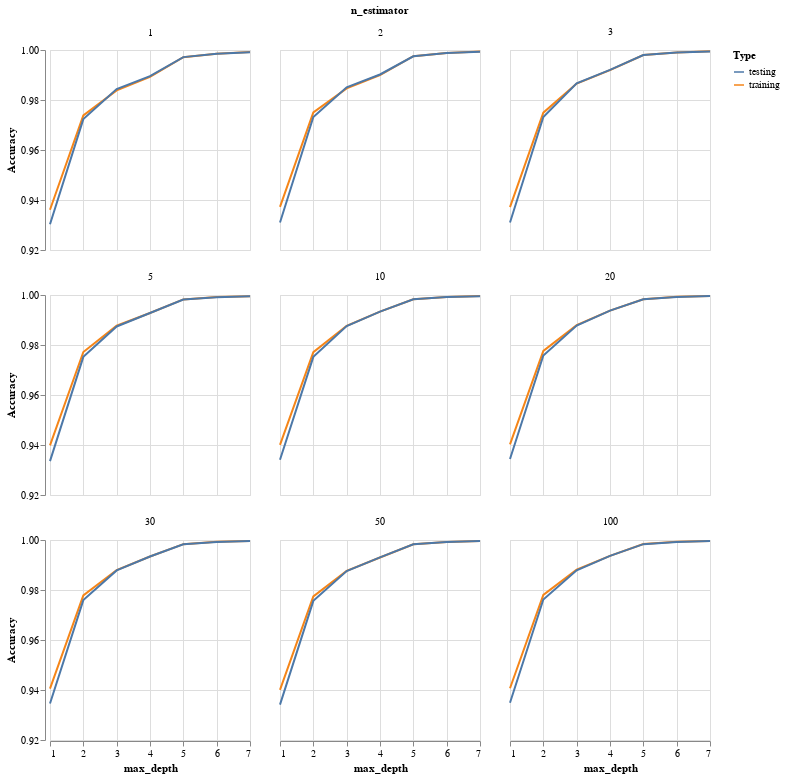

Source (notebook cell):
### Markdown cell above
## The second important hyperparameter in random forest is n_estimators. The n_estimator determines the number of trees to be evaluated. In the below figure, we notice that for a max_depth of 1 and 2, the n_estimator improves accuracy slightly. Howeever, we reach a plateau beyond a `max_depth` of 3. The number of trees has little influence on model accuracy. A higher max_depth pushes the model to better accuracy

### Code cell
n_est = [1,2,3,5,10,20,30,50,100]
max_depth = range(1,8)
X_train, X_test, y_train, y_test = test_train_compound(df, "tbbpa")
trees = []
train_acc = []
test_acc = []
depth = []
for j in max_depth:
    for i in n_est:
        trees.append(i)
        depth.append(j)
        rf = RandomForestRegressor(n_estimators = i, max_depth = j, random_state=0).fit(X_train, y_train)
        train_acc.append(rf.score(X_train, y_train))
        test_acc.append(rf.score(X_test, y_test))
        #print(j,i)
df_rf = pd.DataFrame({'training' : train_acc,
                      'testing' : test_acc,
                      'n_estimator' : trees,
                      'max_depth' : depth})
df_rf = df_rf.melt(id_vars = ['n_estimator', 'max_depth'], var_name = 'Type', value_name = 'Accuracy')
df_rf
alt.Chart(df_rf).mark_line().encode(
    alt.X('max_depth'),
    alt.Y('Accuracy', scale=alt.Scale(domain=[0.92, 1])),
    alt.Color('Type'),
    alt.Facet('n_estimator')
    ).properties(width = 200, height = 200, columns = 3)

### Figure 1 — Vega-Lite specification as saved in the notebook (floating-point values rounded to 4 significant figures)
{"$schema": "https://vega.github.io/schema/vega-lite/v3.4.0.json", "columns": 3, "config": {"mark": {"tooltip": null}, "view": {"height": 300, "width": 400}}, "data": {"name": "data-ac2714ae4ea1844ecb4135073e59360b"}, "datasets": {"data-ac2714ae4ea1844ecb4135073e59360b": [{"Accuracy": 0.9361, "Type": "training", "max_depth": 1, "n_estimator": 1}, {"Accuracy": 0.9373, "Type": "training", "max_depth": 1, "n_estimator": 2}, {"Accuracy": 0.9371, "Type": "training", "max_depth": 1, "n_estimator": 3}, {"Accuracy": 0.9399, "Type": "training", "max_depth": 1, "n_estimator": 5}, {"Accuracy": 0.94, "Type": "training", "max_depth": 1, "n_estimator": 10}, {"Accuracy": 0.9403, "Type": "training", "max_depth": 1, "n_estimator": 20}, {"Accuracy": 0.9405, "Type": "training", "max_depth": 1, "n_estimator": 30}, {"Accuracy": 0.94, "Type": "training", "max_depth": 1, "n_estimator": 50}, {"Accuracy": 0.9407, "Type": "training", "max_depth": 1, "n_estimator": 100}, {"Accuracy": 0.9738, "Type": "training", "max_depth": 2, "n_estimator": 1}, {"Accuracy": 0.9751, "Type": "training", "max_depth": 2, "n_estimator": 2}, {"Accuracy": 0.9749, "Type": "training", "max_depth": 2, "n_estimator": 3}, {"Accuracy": 0.9772, "Type": "training", "max_depth": 2, "n_estimator": 5}, {"Accuracy": 0.9772, "Type": "training", "max_depth": 2, "n_estimator": 10}, {"Accuracy": 0.9776, "Type": "training", "max_depth": 2, "n_estimator": 20}, {"Accuracy": 0.9778, "Type": "training", "max_depth": 2, "n_estimator": 30}, {"Accuracy": 0.9775, "Type": "training", "max_depth": 2, "n_estimator": 50}, {"Accuracy": 0.978, "Type": "training", "max_depth": 2, "n_estimator": 100}, {"Accuracy": 0.9838, "Type": "training", "max_depth": 3, "n_estimator": 1}, {"Accuracy": 0.9847, "Type": "training", "max_depth": 3, "n_estimator": 2}, {"Accuracy": 0.9866, "Type": "training", "max_depth": 3, "n_estimator": 3}, {"Accuracy": 0.9877, "Type": "training", "max_depth": 3, "n_estimator": 5}, {"Accuracy": 0.9877, "Type": "training", "max_depth": 3, "n_estimator": 10}, {"Accuracy": 0.9879, "Type": "training", "max_depth": 3, "n_estimator": 20}, {"Accuracy": 0.988, "Type": "training", "max_depth": 3, "n_estimator": 30}, {"Accuracy": 0.9876, "Type": "training", "max_depth": 3, "n_estimator": 50}, {"Accuracy": 0.9881, "Type": "training", "max_depth": 3, "n_estimator": 100}, {"Accuracy": 0.9893, "Type": "training", "max_depth": 4, "n_estimator": 1}, {"Accuracy": 0.99, "Type": "training", "max_depth": 4, "n_estimator": 2}, {"Accuracy": 0.9919, "Type": "training", "max_depth": 4, "n_estimator": 3}, {"Accuracy": 0.9928, "Type": "training", "max_depth": 4, "n_estimator": 5}, {"Accuracy": 0.9933, "Type": "training", "max_depth": 4, "n_estimator": 10}, {"Accuracy": 0.9937, "Type": "training", "max_depth": 4, "n_estimator": 20}, {"Accuracy": 0.9934, "Type": "training", "max_depth": 4, "n_estimator": 30}, {"Accuracy": 0.993, "Type": "training", "max_depth": 4, "n_estimator": 50}, {"Accuracy": 0.9937, "Type": "training", "max_depth": 4, "n_estimator": 100}, {"Accuracy": 0.9971, "Type": "training", "max_depth": 5, "n_estimator": 1}, {"Accuracy": 0.9975, "Type": "training", "max_depth": 5, "n_estimator": 2}, {"Accuracy": 0.998, "Type": "training", "max_depth": 5, "n_estimator": 3}, {"Accuracy": 0.9982, "Type": "training", "max_depth": 5, "n_estimator": 5}, {"Accuracy": 0.9983, "Type": "training", "max_depth": 5, "n_estimator": 10}, {"Accuracy": 0.9983, "Type": "training", "max_depth": 5, "n_estimator": 20}, {"Accuracy": 0.9983, "Type": "training", "max_depth": 5, "n_estimator": 30}, {"Accuracy": 0.9983, "Type": "training", "max_depth": 5, "n_estimator": 50}, {"Accuracy": 0.9984, "Type": "training", "max_depth": 5, "n_estimator": 100}, {"Accuracy": 0.9985, "Type": "training", "max_depth": 6, "n_estimator": 1}, {"Accuracy": 0.9988, "Type": "training", "max_depth": 6, "n_estimator": 2}, {"Accuracy": 0.999, "Type": "training", "max_depth": 6, "n_estimator": 3}, {"Accuracy": 0.9992, "Type": "training", "max_depth": 6, "n_estimator": 5}, {"Accuracy": 0.9992, "Type": "training", "max_depth": 6, "n_estimator": 10}, {"Accuracy": 0.9993, "Type": "training", "max_depth": 6, "n_estimator": 20}, {"Accuracy": 0.9993, "Type": "training", "max_depth": 6, "n_estimator": 30}, {"Accuracy": 0.9992, "Type": "training", "max_depth": 6, "n_estimator": 50}, {"Accuracy": 0.9993, "Type": "training", "max_depth": 6, "n_estimator": 100}, {"Accuracy": 0.9992, "Type": "training", "max_depth": 7, "n_estimator": 1}, {"Accuracy": 0.9994, "Type": "training", "max_depth": 7, "n_estimator": 2}, {"Accuracy": 0.9995, "Type": "training", "max_depth": 7, "n_estimator": 3}, {"Accuracy": 0.9995, "Type": "training", "max_depth": 7, "n_estimator": 5}, {"Accuracy": 0.9996, "Type": "training", "max_depth": 7, "n_estimator": 10}, {"Accuracy": 0.9996, "Type": "training", "max_depth": 7, "n_estimator": 20}, {"Accuracy": 0.9996, "Type": "training", "max_depth": 7, "n_estimator": 30}, {"Accuracy": 0.9996, "Type": "training", "max_depth": 7, "n_estimator": 50}, {"Accuracy": 0.9996, "Type": "training", "max_depth": 7, "n_estimator": 100}, {"Accuracy": 0.9303, "Type": "testing", "max_depth": 1, "n_estimator": 1}, {"Accuracy": 0.931, "Type": "testing", "max_depth": 1, "n_estimator": 2}, {"Accuracy": 0.931, "Type": "testing", "max_depth": 1, "n_estimator": 3}, {"Accuracy": 0.9336, "Type": "testing", "max_depth": 1, "n_estimator": 5}, {"Accuracy": 0.9341, "Type": "testing", "max_depth": 1, "n_estimator": 10}, {"Accuracy": 0.9344, "Type": "testing", "max_depth": 1, "n_estimator": 20}, {"Accuracy": 0.9346, "Type": "testing", "max_depth": 1, "n_estimator": 30}, {"Accuracy": 0.9341, "Type": "testing", "max_depth": 1, "n_estimator": 50}, {"Accuracy": 0.9349, "Type": "testing", "max_depth": 1, "n_estimator": 100}, {"Accuracy": 0.9724, "Type": "testing", "max_depth": 2, "n_estimator": 1}, {"Accuracy": 0.9732, "Type": "testing", "max_depth": 2, "n_estimator": 2}, {"Accuracy": 0.9732, "Type": "testing", "max_depth": 2, "n_estimator": 3}, {"Accuracy": 0.9753, "Type": "testing", "max_depth": 2, "n_estimator": 5}, {"Accuracy": 0.9753, "Type": "testing", "max_depth": 2, "n_estimator": 10}, {"Accuracy": 0.9758, "Type": "testing", "max_depth": 2, "n_estimator": 20}, {"Accuracy": 0.976, "Type": "testing", "max_depth": 2, "n_estimator": 30}, {"Accuracy": 0.9757, "Type": "testing", "max_depth": 2, "n_estimator": 50}, {"Accuracy": 0.9762, "Type": "testing", "max_depth": 2, "n_estimator": 100}, {"Accuracy": 0.9844, "Type": "testing", "max_depth": 3, "n_estimator": 1}, {"Accuracy": 0.9851, "Type": "testing", "max_depth": 3, "n_estimator": 2}, {"Accuracy": 0.9867, "Type": "testing", "max_depth": 3, "n_estimator": 3}, {"Accuracy": 0.9874, "Type": "testing", "max_depth": 3, "n_estimator": 5}, {"Accuracy": 0.9876, "Type": "testing", "max_depth": 3, "n_estimator": 10}, {"Accuracy": 0.9878, "Type": "testing", "max_depth": 3, "n_estimator": 20}, {"Accuracy": 0.9878, "Type": "testing", "max_depth": 3, "n_estimator": 30}, {"Accuracy": 0.9876, "Type": "testing", "max_depth": 3, "n_estimator": 50}, {"Accuracy": 0.9879, "Type": "testing", "max_depth": 3, "n_estimator": 100}, {"Accuracy": 0.9895, "Type": "testing", "max_depth": 4, "n_estimator": 1}, {"Accuracy": 0.9902, "Type": "testing", "max_depth": 4, "n_estimator": 2}, {"Accuracy": 0.992, "Type": "testing", "max_depth": 4, "n_estimator": 3}, {"Accuracy": 0.9928, "Type": "testing", "max_depth": 4, "n_estimator": 5}, {"Accuracy": 0.9934, "Type": "testing", "max_depth": 4, "n_estimator": 10}, {"Accuracy": 0.9938, "Type": "testing", "max_depth": 4, "n_estimator": 20}, {"Accuracy": 0.9934, "Type": "testing", "max_depth": 4, "n_estimator": 30}, {"Accuracy": 0.9931, "Type": "testing", "max_depth": 4, "n_estimator": 50}, {"Accuracy": 0.9936, "Type": "testing", "max_depth": 4, "n_estimator": 100}, {"Accuracy": 0.9972, "Type": "testing", "max_depth": 5, "n_estimator": 1}, {"Accuracy": 0.9975, "Type": "testing", "max_depth": 5, "n_estimator": 2}, {"Accuracy": 0.998, "Type": "testing", "max_depth": 5, "n_estimator": 3}, {"Accuracy": 0.9982, "Type": "testing", "max_depth": 5, "n_estimator": 5}, {"Accuracy": 0.9983, "Type": "testing", "max_depth": 5, "n_estimator": 10}, {"Accuracy": 0.9983, "Type": "testing", "max_depth": 5, "n_estimator": 20}, {"Accuracy": 0.9983, "Type": "testing", "max_depth": 5, "n_estimator": 30}, {"Accuracy": 0.9983, "Type": "testing", "max_depth": 5, "n_estimator": 50}, {"Accuracy": 0.9983, "Type": "testing", "max_depth": 5, "n_estimator": 100}, {"Accuracy": 0.9985, "Type": "testing", "max_depth": 6, "n_estimator": 1}, {"Accuracy": 0.9988, "Type": "testing", "max_depth": 6, "n_estimator": 2}, {"Accuracy": 0.999, "Type": "testing", "max_depth": 6, "n_estimator": 3}, {"Accuracy": 0.9991, "Type": "testing", "max_depth": 6, "n_estimator": 5}, {"Accuracy": 0.9992, "Type": "testing", "max_depth": 6, "n_estimator": 10}, {"Accuracy": 0.9992, "Type": "testing", "max_depth": 6, "n_estimator": 20}, {"Accuracy": 0.9992, "Type": "testing", "max_depth": 6, "n_estimator": 30}, {"Accuracy": 0.9992, "Type": "testing", "max_depth": 6, "n_estimator": 50}, {"Accuracy": 0.9992, "Type": "testing", "max_depth": 6, "n_estimator": 100}, {"Accuracy": 0.9991, "Type": "testing", "max_depth": 7, "n_estimator": 1}, {"Accuracy": 0.9993, "Type": "testing", "max_depth": 7, "n_estimator": 2}, {"Accuracy": 0.9994, "Type": "testing", "max_depth": 7, "n_estimator": 3}, {"Accuracy": 0.9995, "Type": "testing", "max_depth": 7, "n_estimator": 5}, {"Accuracy": 0.9995, "Type": "testing", "max_depth": 7, "n_estimator": 10}, {"Accuracy": 0.9996, "Type": "testing", "max_depth": 7, "n_estimator": 20}, {"Accuracy": 0.9996, "Type": "testing", "max_depth": 7, "n_estimator": 30}, {"Accuracy": 0.9996, "Type": "testing", "max_depth": 7, "n_estimator": 50}, {"Accuracy": 0.9996, "Type": "testing", "max_depth": 7, "n_estimator": 100}]}, "encoding": {"color": {"field": "Type", "type": "nominal"}, "facet": {"field": "n_estimator", "type": "quantitative"}, "x": {"field": "max_depth", "type": "quantitative"}, "y": {"field": "Accuracy", "scale": {"domain": [0.92, 1]}, "type": "quantitative"}}, "height": 200, "mark": "line", "width": 200}
